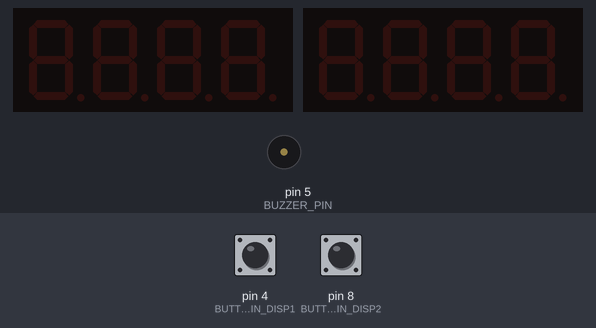
A sketch run on a simulated Arduino Uno, built with avr-gcc and run on an emulated ATmega328P. Shown: 2 × 4-digit seven-segment display, buzzer (waves = sounding). Inputs (shaded band) come from the test bench; at power-on: pin 4 (BUTTON_PIN_DISP1) HIGH, pin 8 (BUTTON_PIN_DISP2) HIGH.

Above: at 1.2 s.
1.3 s: pin 4 (BUTTON_PIN_DISP1) pulled LOW for 1 s
At 1.8 s:
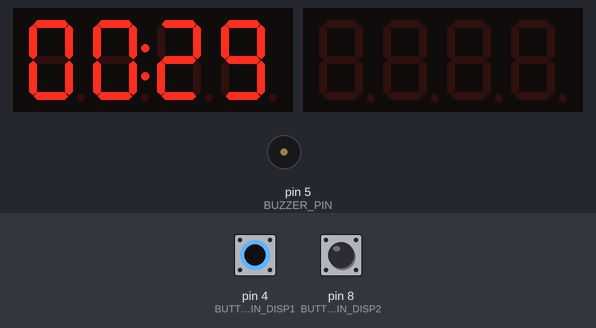
5.3 s: pin 8 (BUTTON_PIN_DISP2) pulled LOW for 0.15 s
At 6.2 s:
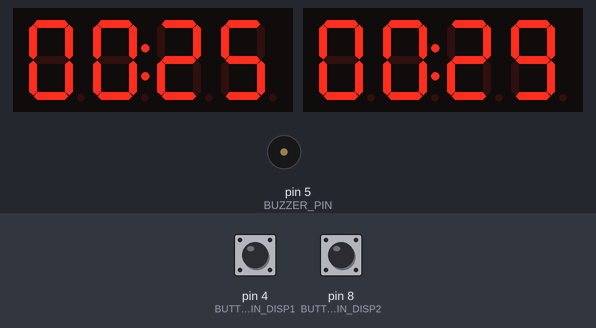
8.3 s: pin 4 (BUTTON_PIN_DISP1) pulled LOW for 0.15 s
At 12.1 s:
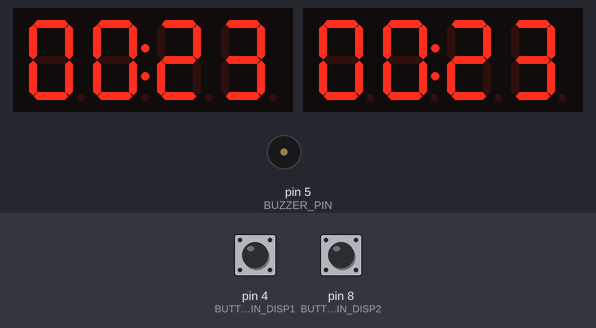
Timing chart, 0 to 29.2 s (numbered marks = the images above; inputs shaded):
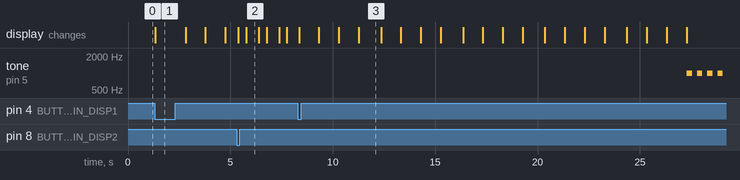

Measured:
- after the input at 1.3 s, the display: changes at once (image 1)
- after the input at 5.3 s, the display: first changes after 0.08 s (image 2 shows a later state)
- what the display in image 3 shows lasts 1.1 s, from 11.3 s to 12.4 s

The sketch:

chess_timer.ino
```cpp
#include <TM1637Display.h>

#define CLK_PIN_DISP1 2     // CLK pin to be assigned to pin 2 (for the first display)
#define DIO_PIN_DISP1 3     // DIO pin to be assigned to pin 3 (for the first display)
#define CLK_PIN_DISP2 6     // CLK pin to be assigned to pin 6 (for the second display)
#define DIO_PIN_DISP2 7     // DIO pin to be assigned to pin 7 (for the second display)
#define BUTTON_PIN_DISP1 4  // Button pin to be assigned to pin 4 (for the first display)
#define BUTTON_PIN_DISP2 8  // Button pin to be assigned to pin 8 (for the second display)
#define BUZZER_PIN 5        // Buzzer pin to be assigned to pin 5

TM1637Display display1(CLK_PIN_DISP1, DIO_PIN_DISP1);
TM1637Display display2(CLK_PIN_DISP2, DIO_PIN_DISP2);

const unsigned long debounceDelay = 50; // Wait time for debouncing (milliseconds)
_Bool countdownActive1 = 0;
_Bool countdownActive2 = 0;
unsigned long lastButtonPressTime1 = 0;
unsigned long lastButtonPressTime2 = 0;
unsigned long startTime1 = 0;
unsigned long startTime2 = 0;
unsigned long elapsedTime1 = 0;
unsigned long elapsedTime2 = 0;
unsigned long duration1 = 30000; // 10 minutes (600000 milliseconds) (for the first display)
unsigned long duration2 = 30000; // 10 minutes (600000 milliseconds) (for the second display)

void setup() {
    pinMode(BUTTON_PIN_DISP1, INPUT_PULLUP); // Set the button pin as input with internal pull-up resistor enabled (for the first display)
    pinMode(BUTTON_PIN_DISP2, INPUT_PULLUP); // Set the button pin as input with internal pull-up resistor enabled (for the second display)
    pinMode(BUZZER_PIN, OUTPUT); // Set the buzzer pin as output
    display1.setBrightness(7); // Set the brightness level (0 - 7) (for the first display)
    display2.setBrightness(7); // Set the brightness level (0 - 7) (for the second display)
    countdownActive1 = 0; // Initial state of the first countdown
    countdownActive2 = 0; // Initial state of the second countdown
}

void loop() {
    // Button control for the first display
    if (digitalRead(BUTTON_PIN_DISP1) == LOW) {
        if (millis() - lastButtonPressTime1 > debounceDelay) {
            countdownActive1 = !countdownActive1;
            lastButtonPressTime1 = millis();
        }
    }

    // Button control for the second display
    if (digitalRead(BUTTON_PIN_DISP2) == LOW) {
        if (millis() - lastButtonPressTime2 > debounceDelay) {
            countdownActive2 = !countdownActive2;
            lastButtonPressTime2 = millis();
        }
    }

    // Countdown control for the first display
    if (countdownActive1) {
        elapsedTime1 = millis() - startTime1;
        unsigned long remainingTime1 = duration1 - elapsedTime1;

        int remainingMinutes1 = remainingTime1 / 60000;
        int remainingSeconds1 = (remainingTime1 % 60000) / 1000;
        int displayValue1 = (remainingMinutes1 * 100) + remainingSeconds1;

        display1.showNumberDecEx(displayValue1, 0b01000000, 1);

        if (remainingTime1 <= 8000) {
            countdownActive1 = 0;
            display1.showNumberDecEx(8888, 0b01110001, 1);
            for (int i = 0; i < 16; i++) {
                tone(BUZZER_PIN, 1000);
                delay(250);
                noTone(BUZZER_PIN);
                delay(250);
            }
            duration1 = 600000; // Reset the duration to 10 minutes (600000 milliseconds)
            startTime1 = millis();
        }
    } else {
        startTime1 = millis() - elapsedTime1;
    }

    // Countdown control for the second display
    if (countdownActive2) {
        elapsedTime2 = millis() - startTime2;
        unsigned long remainingTime2 = duration2 - elapsedTime2;

        int remainingMinutes2 = remainingTime2 / 60000;
        int remainingSeconds2 = (remainingTime2 % 60000) / 1000;
        int displayValue2 = (remainingMinutes2 * 100) + remainingSeconds2;

        display2.showNumberDecEx(displayValue2, 0b01000000, 1);

        if (remainingTime2 <= 8000) {
            countdownActive2 = 0;
            display2.showNumberDecEx(8888, 0b01110001, 1);
            for (int i = 0; i < 16; i++) {
                tone(BUZZER_PIN, 1000);
                delay(250);
                noTone(BUZZER_PIN);
                delay(250);
            }
            duration2 = 600000; // Reset the duration to 10 minutes (600000 milliseconds)
            startTime2 = millis();
        }
    } else {
        startTime2 = millis() - elapsedTime2;
    }

    delay(100);
}
```
